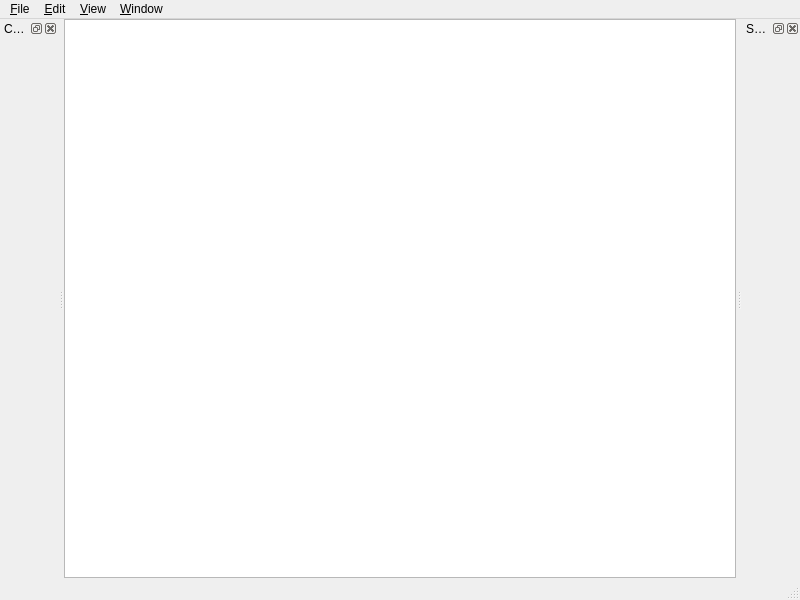
<?xml version="1.0" encoding="UTF-8"?>
<ui version="4.0">
 <class>WMainWindow</class>
 <widget class="QMainWindow" name="WMainWindow">
  <property name="geometry">
   <rect>
    <x>0</x>
    <y>0</y>
    <width>800</width>
    <height>600</height>
   </rect>
  </property>
  <property name="windowTitle">
   <string>CS::PDF</string>
  </property>
  <widget class="QWidget" name="centralwidget">
   <layout class="QVBoxLayout" name="verticalLayout">
    <property name="spacing">
     <number>0</number>
    </property>
    <property name="leftMargin">
     <number>0</number>
    </property>
    <property name="topMargin">
     <number>0</number>
    </property>
    <property name="rightMargin">
     <number>0</number>
    </property>
    <property name="bottomMargin">
     <number>0</number>
    </property>
    <item>
     <widget class="csPdfUiDocumentView" name="pdfView"/>
    </item>
    <item>
     <widget class="WQuickSearch" name="quickSearchWidget" native="true"/>
    </item>
   </layout>
  </widget>
  <widget class="QMenuBar" name="menubar">
   <property name="geometry">
    <rect>
     <x>0</x>
     <y>0</y>
     <width>800</width>
     <height>22</height>
    </rect>
   </property>
   <widget class="QMenu" name="menu_File">
    <property name="title">
     <string>&amp;File</string>
    </property>
    <addaction name="openAction"/>
    <addaction name="separator"/>
    <addaction name="quitAction"/>
   </widget>
   <widget class="QMenu" name="menu_Window">
    <property name="title">
     <string>&amp;Window</string>
    </property>
    <addaction name="showSearchAction"/>
    <addaction name="showTocAction"/>
   </widget>
   <widget class="QMenu" name="menu_Edit">
    <property name="title">
     <string>&amp;Edit</string>
    </property>
    <addaction name="copyAction"/>
    <addaction name="separator"/>
    <addaction name="handToolAction"/>
    <addaction name="rectangleToolAction"/>
   </widget>
   <widget class="QMenu" name="menu_View">
    <property name="title">
     <string>&amp;View</string>
    </property>
    <addaction name="zoomBestFitAction"/>
    <addaction name="zoomFitToPageWidthAction"/>
   </widget>
   <addaction name="menu_File"/>
   <addaction name="menu_Edit"/>
   <addaction name="menu_View"/>
   <addaction name="menu_Window"/>
  </widget>
  <widget class="QStatusBar" name="statusbar"/>
  <widget class="QDockWidget" name="contentsDock">
   <property name="features">
    <set>QDockWidget::AllDockWidgetFeatures</set>
   </property>
   <property name="allowedAreas">
    <set>Qt::LeftDockWidgetArea|Qt::RightDockWidgetArea</set>
   </property>
   <property name="windowTitle">
    <string>Contents</string>
   </property>
   <attribute name="dockWidgetArea">
    <number>1</number>
   </attribute>
   <widget class="QWidget" name="dockWidgetContents">
    <layout class="QVBoxLayout" name="verticalLayout_2">
     <property name="leftMargin">
      <number>0</number>
     </property>
     <property name="topMargin">
      <number>0</number>
     </property>
     <property name="rightMargin">
      <number>0</number>
     </property>
     <property name="bottomMargin">
      <number>0</number>
     </property>
     <item>
      <widget class="csPdfUiTocWidget" name="contentsWidget" native="true"/>
     </item>
    </layout>
   </widget>
  </widget>
  <widget class="QDockWidget" name="searchDock">
   <property name="features">
    <set>QDockWidget::AllDockWidgetFeatures</set>
   </property>
   <property name="allowedAreas">
    <set>Qt::LeftDockWidgetArea|Qt::RightDockWidgetArea</set>
   </property>
   <property name="windowTitle">
    <string>Search</string>
   </property>
   <attribute name="dockWidgetArea">
    <number>2</number>
   </attribute>
   <widget class="QWidget" name="dockWidgetContents_2">
    <layout class="QVBoxLayout" name="verticalLayout_3">
     <property name="leftMargin">
      <number>0</number>
     </property>
     <property name="topMargin">
      <number>0</number>
     </property>
     <property name="rightMargin">
      <number>0</number>
     </property>
     <property name="bottomMargin">
      <number>0</number>
     </property>
     <item>
      <widget class="csPdfUiSearchWidget" name="searchWidget" native="true"/>
     </item>
    </layout>
   </widget>
  </widget>
  <action name="openAction">
   <property name="text">
    <string>&amp;Open...</string>
   </property>
   <property name="shortcut">
    <string>Ctrl+O</string>
   </property>
  </action>
  <action name="quitAction">
   <property name="text">
    <string>&amp;Quit</string>
   </property>
   <property name="shortcut">
    <string>Ctrl+Q</string>
   </property>
  </action>
  <action name="showTocAction">
   <property name="text">
    <string>&amp;Table of Contents</string>
   </property>
   <property name="shortcut">
    <string>Ctrl+T</string>
   </property>
  </action>
  <action name="handToolAction">
   <property name="checkable">
    <bool>true</bool>
   </property>
   <property name="checked">
    <bool>false</bool>
   </property>
   <property name="text">
    <string>&amp;Hand (Pan)</string>
   </property>
   <property name="shortcut">
    <string>Ctrl+Shift+H</string>
   </property>
  </action>
  <action name="rectangleToolAction">
   <property name="checkable">
    <bool>true</bool>
   </property>
   <property name="text">
    <string>&amp;Rectangle (Select)</string>
   </property>
   <property name="shortcut">
    <string>Ctrl+Shift+R</string>
   </property>
  </action>
  <action name="copyAction">
   <property name="text">
    <string>&amp;Copy</string>
   </property>
   <property name="shortcut">
    <string>Ctrl+C</string>
   </property>
  </action>
  <action name="showSearchAction">
   <property name="text">
    <string>&amp;Search</string>
   </property>
   <property name="shortcut">
    <string>Ctrl+F</string>
   </property>
  </action>
  <action name="zoomFitToPageWidthAction">
   <property name="text">
    <string>Fit to page &amp;width</string>
   </property>
  </action>
  <action name="zoomBestFitAction">
   <property name="text">
    <string>&amp;Best fit</string>
   </property>
  </action>
 </widget>
 <customwidgets>
  <customwidget>
   <class>WQuickSearch</class>
   <extends>QWidget</extends>
   <header>wquicksearch.h</header>
   <container>1</container>
  </customwidget>
  <customwidget>
   <class>csPdfUiDocumentView</class>
   <extends>QGraphicsView</extends>
   <header location="global">csPDFUI/csPdfUiDocumentView.h</header>
  </customwidget>
  <customwidget>
   <class>csPdfUiTocWidget</class>
   <extends>QWidget</extends>
   <header location="global">csPDFUI/csPdfUiTocWidget.h</header>
   <container>1</container>
  </customwidget>
  <customwidget>
   <class>csPdfUiSearchWidget</class>
   <extends>QWidget</extends>
   <header location="global">csPDFUI/csPdfUiSearchWidget.h</header>
   <container>1</container>
  </customwidget>
 </customwidgets>
 <resources/>
 <connections/>
</ui>
